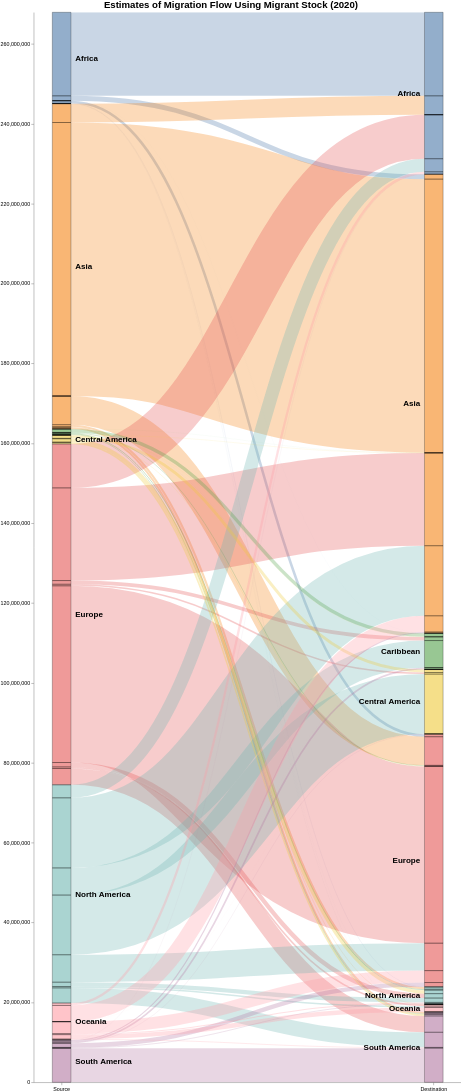

Specify this chart in Vega-Lite:
### Vega specification from a JSON file in a GitHub repository (floating-point values rounded to 4 significant figures)
{"$schema": "https://vega.github.io/schema/vega/v5.2.json", "height": 3000, "width": 800, "title": {"text": "Estimates of Migration Flow Using Migrant Stock (2020)", "fontSize": 18}, "data": [{"name": "rawData", "values": [{"key": {"stk1": "Africa", "stk2": "Africa"}, "doc_count": 20917565}, {"key": {"stk1": "Africa", "stk2": "Asia"}, "doc_count": 1207631}, {"key": {"stk1": "Africa", "stk2": "Europe"}, "doc_count": 648455}, {"key": {"stk1": "Africa", "stk2": "Caribbean"}, "doc_count": 13714}, {"key": {"stk1": "Africa", "stk2": "Central America"}, "doc_count": 2089}, {"key": {"stk1": "Africa", "stk2": "South America"}, "doc_count": 16721}, {"key": {"stk1": "Africa", "stk2": "North America"}, "doc_count": 53563}, {"key": {"stk1": "Africa", "stk2": "Oceania"}, "doc_count": 14483}, {"key": {"stk1": "Asia", "stk2": "Africa"}, "doc_count": 4720103}, {"key": {"stk1": "Asia", "stk2": "Asia"}, "doc_count": 68497762}, {"key": {"stk1": "Asia", "stk2": "Europe"}, "doc_count": 7169630}, {"key": {"stk1": "Asia", "stk2": "Caribbean"}, "doc_count": 501}, {"key": {"stk1": "Asia", "stk2": "Central America"}, "doc_count": 5863}, {"key": {"stk1": "Asia", "stk2": "South America"}, "doc_count": 408294}, {"key": {"stk1": "Asia", "stk2": "North America"}, "doc_count": 538199}, {"key": {"stk1": "Asia", "stk2": "Oceania"}, "doc_count": 101725}, {"key": {"stk1": "Europe", "stk2": "Africa"}, "doc_count": 11024274}, {"key": {"stk1": "Europe", "stk2": "Asia"}, "doc_count": 23203976}, {"key": {"stk1": "Europe", "stk2": "Europe"}, "doc_count": 44246425}, {"key": {"stk1": "Europe", "stk2": "Caribbean"}, "doc_count": 918445}, {"key": {"stk1": "Europe", "stk2": "Central America"}, "doc_count": 397416}, {"key": {"stk1": "Europe", "stk2": "South America"}, "doc_count": 4080063}, {"key": {"stk1": "Europe", "stk2": "North America"}, "doc_count": 1100304}, {"key": {"stk1": "Europe", "stk2": "Oceania"}, "doc_count": 397036}, {"key": {"stk1": "North America", "stk2": "Africa"}, "doc_count": 3268757}, {"key": {"stk1": "North America", "stk2": "Asia"}, "doc_count": 17549235}, {"key": {"stk1": "North America", "stk2": "Europe"}, "doc_count": 6869872}, {"key": {"stk1": "North America", "stk2": "Caribbean"}, "doc_count": 6798694}, {"key": {"stk1": "North America", "stk2": "Central America"}, "doc_count": 14943682}, {"key": {"stk1": "North America", "stk2": "South America"}, "doc_count": 3793257}, {"key": {"stk1": "North America", "stk2": "North America"}, "doc_count": 1088520}, {"key": {"stk1": "North America", "stk2": "Oceania"}, "doc_count": 343625}, {"key": {"stk1": "Caribbean", "stk2": "Africa"}, "doc_count": 2976}, {"key": {"stk1": "Caribbean", "stk2": "Asia"}, "doc_count": 25433}, {"key": {"stk1": "Caribbean", "stk2": "Europe"}, "doc_count": 178358}, {"key": {"stk1": "Caribbean", "stk2": "Caribbean"}, "doc_count": 859403}, {"key": {"stk1": "Caribbean", "stk2": "Central America"}, "doc_count": 14137}, {"key": {"stk1": "Caribbean", "stk2": "South America"}, "doc_count": 177107}, {"key": {"stk1": "Caribbean", "stk2": "North America"}, "doc_count": 242478}, {"key": {"stk1": "Caribbean", "stk2": "Oceania"}, "doc_count": 526}, {"key": {"stk1": "Central America", "stk2": "Africa"}, "doc_count": 2402}, {"key": {"stk1": "Central America", "stk2": "Asia"}, "doc_count": 74274}, {"key": {"stk1": "Central America", "stk2": "Europe"}, "doc_count": 104038}, {"key": {"stk1": "Central America", "stk2": "Caribbean"}, "doc_count": 51844}, {"key": {"stk1": "Central America", "stk2": "Central America"}, "doc_count": 743476}, {"key": {"stk1": "Central America", "stk2": "South America"}, "doc_count": 398956}, {"key": {"stk1": "Central America", "stk2": "North America"}, "doc_count": 878451}, {"key": {"stk1": "Central America", "stk2": "Oceania"}, "doc_count": 1214}, {"key": {"stk1": "South America", "stk2": "Africa"}, "doc_count": 43413}, {"key": {"stk1": "South America", "stk2": "Asia"}, "doc_count": 302662}, {"key": {"stk1": "South America", "stk2": "Europe"}, "doc_count": 1073490}, {"key": {"stk1": "South America", "stk2": "Caribbean"}, "doc_count": 424484}, {"key": {"stk1": "South America", "stk2": "Central America"}, "doc_count": 70263}, {"key": {"stk1": "South America", "stk2": "South America"}, "doc_count": 8557503}, {"key": {"stk1": "South America", "stk2": "North America"}, "doc_count": 172124}, {"key": {"stk1": "South America", "stk2": "Oceania"}, "doc_count": 3890}, {"key": {"stk1": "Oceania", "stk2": "Africa"}, "doc_count": 587673}, {"key": {"stk1": "Oceania", "stk2": "Asia"}, "doc_count": 4050511}, {"key": {"stk1": "Oceania", "stk2": "Europe"}, "doc_count": 2983395}, {"key": {"stk1": "Oceania", "stk2": "Caribbean"}, "doc_count": 11687}, {"key": {"stk1": "Oceania", "stk2": "Central America"}, "doc_count": 22048}, {"key": {"stk1": "Oceania", "stk2": "South America"}, "doc_count": 180834}, {"key": {"stk1": "Oceania", "stk2": "North America"}, "doc_count": 254319}, {"key": {"stk1": "Oceania", "stk2": "Oceania"}, "doc_count": 1107706}], "transform": [{"type": "formula", "expr": "datum.key.stk1", "as": "stk1"}, {"type": "formula", "expr": "datum.key.stk2", "as": "stk2"}, {"type": "formula", "expr": "datum.doc_count", "as": "size"}]}, {"name": "nodes", "source": "rawData", "transform": [{"type": "filter", "expr": "!groupSelector || groupSelector.stk1 == datum.stk1 || groupSelector.stk2 == datum.stk2"}, {"type": "formula", "expr": "datum.stk1+datum.stk2", "as": "key"}, {"type": "fold", "fields": ["stk1", "stk2"], "as": ["stack", "grpId"]}, {"type": "formula", "expr": "datum.stack == 'stk1' ? datum.stk1+' '+datum.stk2 : datum.stk2+' '+datum.stk1", "as": "sortField"}, {"type": "stack", "groupby": ["stack"], "sort": {"field": "sortField", "order": "descending"}, "field": "size"}, {"type": "formula", "expr": "(datum.y0+datum.y1)/2", "as": "yc"}]}, {"name": "groups", "source": "nodes", "transform": [{"type": "aggregate", "groupby": ["stack", "grpId"], "fields": ["size"], "ops": ["sum"], "as": ["total"]}, {"type": "stack", "groupby": ["stack"], "sort": {"field": "grpId", "order": "descending"}, "field": "total"}, {"type": "formula", "expr": "scale('y', datum.y0)", "as": "scaledY0"}, {"type": "formula", "expr": "scale('y', datum.y1)", "as": "scaledY1"}, {"type": "formula", "expr": "datum.stack == 'stk1'", "as": "rightLabel"}, {"type": "formula", "expr": "datum.total/domain('y')[1]", "as": "percentage"}]}, {"name": "destinationNodes", "source": "nodes", "transform": [{"type": "filter", "expr": "datum.stack == 'stk2'"}]}, {"name": "edges", "source": "nodes", "transform": [{"type": "filter", "expr": "datum.stack == 'stk1'"}, {"type": "lookup", "from": "destinationNodes", "key": "key", "fields": ["key"], "as": ["target"]}, {"type": "linkpath", "orient": "horizontal", "shape": "diagonal", "sourceY": {"expr": "scale('y', datum.yc)"}, "sourceX": {"expr": "scale('x', 'stk1') + bandwidth('x')"}, "targetY": {"expr": "scale('y', datum.target.yc)"}, "targetX": {"expr": "scale('x', 'stk2')"}}, {"type": "formula", "expr": "range('y')[0]-scale('y', datum.size)", "as": "strokeWidth"}, {"type": "formula", "expr": "datum.size/domain('y')[1]", "as": "percentage"}]}], "scales": [{"name": "x", "type": "band", "range": "width", "domain": ["stk1", "stk2"], "paddingOuter": 0.05, "paddingInner": 0.95}, {"name": "y", "type": "linear", "range": "height", "domain": {"data": "nodes", "field": "y1"}}, {"name": "color", "type": "ordinal", "range": "category", "domain": {"data": "rawData", "field": "stk1"}}, {"name": "stackNames", "type": "ordinal", "range": ["Source", "Destination"], "domain": ["stk1", "stk2"]}], "axes": [{"orient": "bottom", "scale": "x", "encode": {"labels": {"update": {"text": {"scale": "stackNames", "field": "value"}}}}}, {"orient": "left", "scale": "y"}], "marks": [{"type": "path", "name": "edgeMark", "from": {"data": "edges"}, "clip": true, "encode": {"update": {"stroke": [{"test": "groupSelector && groupSelector.stack=='stk1'", "scale": "color", "field": "stk2"}, {"scale": "color", "field": "stk1"}], "strokeWidth": {"field": "strokeWidth"}, "path": {"field": "path"}, "strokeOpacity": {"signal": "!groupSelector && (groupHover.stk1 == datum.stk1 || groupHover.stk2 == datum.stk2) ? 0.9 : 0.3"}, "zindex": {"signal": "!groupSelector && (groupHover.stk1 == datum.stk1 || groupHover.stk2 == datum.stk2) ? 1 : 0"}, "tooltip": {"signal": "datum.stk1 + ' → ' + datum.stk2 + '    ' + format(datum.size, ',.0f') + '   (' + format(datum.percentage, '.1%') + ')'"}}, "hover": {"strokeOpacity": {"value": 1}}}}, {"type": "rect", "name": "groupMark", "from": {"data": "groups"}, "encode": {"enter": {"fill": {"scale": "color", "field": "grpId"}, "width": {"scale": "x", "band": 1}}, "update": {"x": {"scale": "x", "field": "stack"}, "y": {"field": "scaledY0"}, "y2": {"field": "scaledY1"}, "fillOpacity": {"value": 0.6}, "tooltip": {"signal": "datum.grpId + '   ' + format(datum.total, ',.0f') + '   (' + format(datum.percentage, '.1%') + ')'"}}, "hover": {"fillOpacity": {"value": 1}}}}, {"type": "text", "from": {"data": "groups"}, "interactive": false, "encode": {"update": {"x": {"signal": "scale('x', datum.stack) + (datum.rightLabel ? bandwidth('x') + 8 : -8)"}, "yc": {"signal": "(datum.scaledY0 + datum.scaledY1)/2"}, "align": {"signal": "datum.rightLabel ? 'left' : 'right'"}, "baseline": {"value": "middle"}, "fontWeight": {"value": "bold"}, "text": {"signal": "abs(datum.scaledY0-datum.scaledY1) > 13 ? datum.grpId : ''"}, "fontSize": {"value": 15}}}}, {"type": "group", "data": [{"name": "dataForShowAll", "values": [{}], "transform": [{"type": "filter", "expr": "groupSelector"}]}], "encode": {"enter": {"xc": {"signal": "width/2"}, "y": {"value": 30}, "width": {"value": 80}, "height": {"value": 30}}}, "marks": [{"type": "group", "name": "groupReset", "from": {"data": "dataForShowAll"}, "encode": {"enter": {"cornerRadius": {"value": 6}, "fill": {"value": "#f5f5f5"}, "stroke": {"value": "#c1c1c1"}, "strokeWidth": {"value": 2}, "height": {"field": {"group": "height"}}, "width": {"field": {"group": "width"}}}, "update": {"opacity": {"value": 1}}, "hover": {"opacity": {"value": 0.7}}}, "marks": [{"type": "text", "interactive": false, "encode": {"enter": {"xc": {"field": {"group": "width"}, "mult": 0.5}, "yc": {"field": {"group": "height"}, "mult": 0.5, "offset": 2}, "align": {"value": "center"}, "baseline": {"value": "middle"}, "fontWeight": {"value": "bold"}, "text": {"value": "Show All"}}}}]}]}, {"type": "rect", "from": {"data": "nodes"}, "encode": {"enter": {"stroke": {"value": "#000"}, "strokeWidth": {"value": 0.5}, "width": {"scale": "x", "band": 1}, "x": {"scale": "x", "field": "stack"}, "y": {"field": "y0", "scale": "y"}, "y2": {"field": "y1", "scale": "y"}}}}], "signals": [{"name": "groupHover", "value": {}, "on": [{"events": "@groupMark:mouseover", "update": "{stk1:datum.stack=='stk1' && datum.grpId, stk2:datum.stack=='stk2' && datum.grpId}"}, {"events": "mouseout", "update": "{}"}]}, {"name": "groupSelector", "value": false, "on": [{"events": "@groupMark:click!", "update": "{stack:datum.stack, stk1:datum.stack=='stk1' && datum.grpId, stk2:datum.stack=='stk2' && datum.grpId}"}, {"events": [{"type": "click", "markname": "groupReset"}, {"type": "dblclick"}], "update": "false"}]}]}
